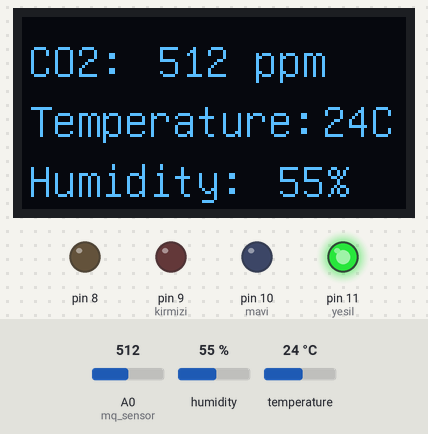
A sketch run on a simulated Arduino Uno, built with avr-gcc and run on an emulated ATmega328P. On the bench: 128×64 one-colour display, output pins drawn as LEDs (lit = HIGH). The inputs (shaded band) are chosen by the test bench; at power-on: A0 (mq_sensor) = 512, humidity 55 %, temperature 24 °C. What the sketch prints to the serial monitor is not drawn.

Above: at 2.2 s.
2.3 s: A0 (mq_sensor) set to 788
At 3.7 s:
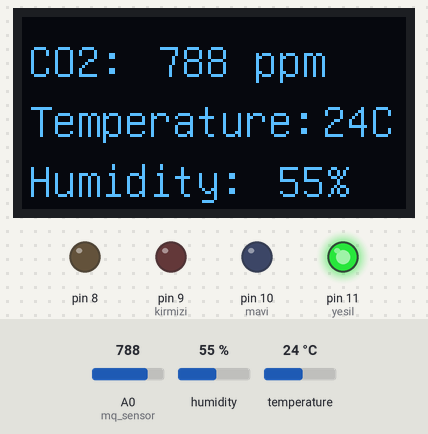
4.8 s: A0 (mq_sensor) set to 810
At 6.9 s:
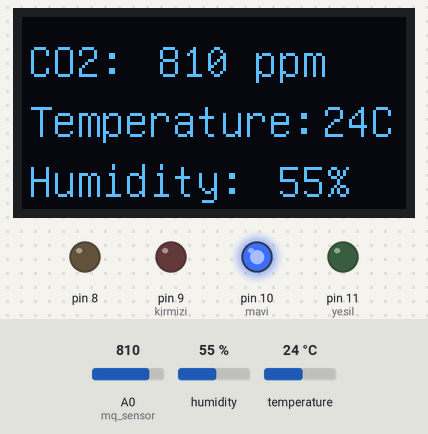
7.7 s: A0 (mq_sensor) set to 968
At 10.0 s:
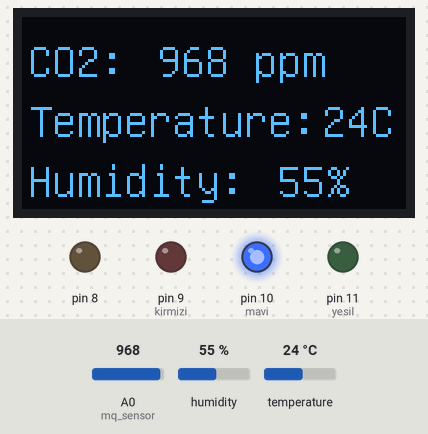
10.6 s: A0 (mq_sensor) set to 988
At 13.2 s:
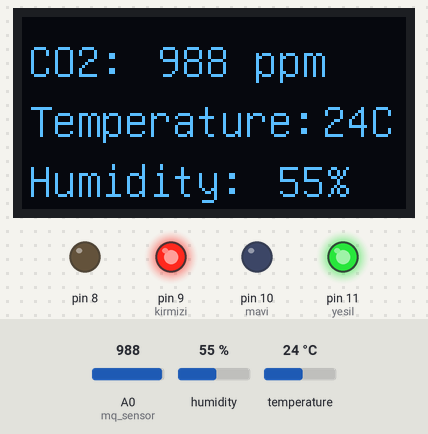
13.5 s: humidity set to 22 %
At 15.3 s:
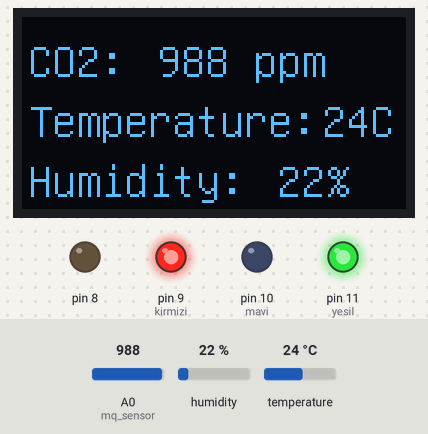
16.4 s: temperature set to 12 °C
At 18.5 s:
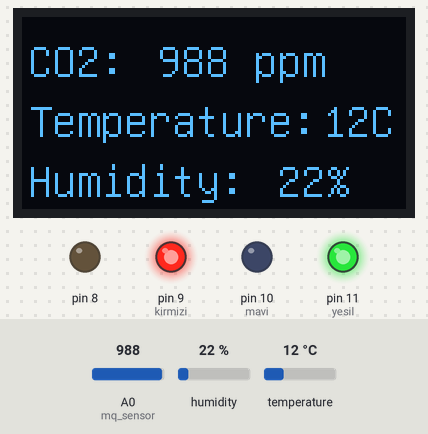
Timing chart, 0 to 20.0 s (numbered marks = the images above; inputs shaded):
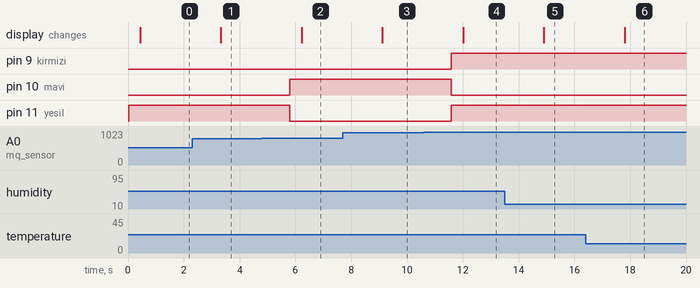

The sketch:

u8glib_co2_sicaklik_nem.ino
```cpp
///DHT11.
#include <dht11.h> // dht11 kütüphanesini ekliyoruz.
#define DHT11PIN 2 // DHT11PIN olarak Dijital 2"yi belirliyoruz.

dht11 DHT11;
///

///MQ135.
#define mq_sensor A0
int gaz_seviyesi = 0;
///

///OLED Kütüphanaleri eklendi.
#include "U8glib.h"
U8GLIB_SSD1306_128X64 u8g(U8G_I2C_OPT_NONE|U8G_I2C_OPT_DEV_0);
///

///RGB LED
#define kirmizi 9
#define yesil 11
#define mavi 10
///

int sicaklik=0, nem=0;

void ekrana_yazdir(void) {

  u8g.setFont(u8g_font_unifont);
  u8g.drawStr( 2, 20, "CO2: ");
  u8g.setPrintPos(45, 20);
  u8g.print(gaz_seviyesi);
  u8g.print(" ppm");

  u8g.drawStr( 2, 40, "Temperature: ");
  u8g.setPrintPos(100, 40);
  u8g.print(sicaklik);
  u8g.print("C");

  u8g.drawStr( 2, 60, "Humidity: ");
  u8g.setPrintPos(85, 60);
  u8g.print(nem);
  u8g.print("%");
}

void setup()
{
  Serial.begin(9600);

  ///RGB LED
  pinMode(kirmizi,OUTPUT);
  pinMode(yesil,OUTPUT);
  pinMode(mavi,OUTPUT);

  digitalWrite(kirmizi,LOW);
  digitalWrite(yesil,LOW);
  digitalWrite(mavi,LOW);
  ///

  ///OLED Kurulumu yapıldı.
  pinMode(8, OUTPUT);

  if ( u8g.getMode() == U8G_MODE_R3G3B2 ) {
    u8g.setColorIndex(255);     // white
  }
  else if ( u8g.getMode() == U8G_MODE_GRAY2BIT ) {
    u8g.setColorIndex(3);         // max intensity
  }
  else if ( u8g.getMode() == U8G_MODE_BW ) {
    u8g.setColorIndex(1);         // pixel on
  }
  else if ( u8g.getMode() == U8G_MODE_HICOLOR ) {
    u8g.setHiColorByRGB(255,255,255);
  }
  ///

}

void loop()
{
  int chk = DHT11.read(DHT11PIN);

  gaz_seviyesi = analogRead(mq_sensor);

  Serial.print("CO2: ");
  Serial.println(gaz_seviyesi);
  Serial.print("ppm");

  ///DHT11
  sicaklik = DHT11.temperature;
  nem = DHT11.humidity;

  Serial.print("Sicaklik: ");
  Serial.print(sicaklik);
  Serial.print("C, Nem: ");
  Serial.println(nem);
  ///

  if(gaz_seviyesi < 800)
  {
    Serial.println("YESİL RENK");
     digitalWrite(kirmizi,0);
    digitalWrite(yesil,255);
    digitalWrite(mavi,0);
  }
  else if(gaz_seviyesi >= 800 && gaz_seviyesi <= 975)
  {
    Serial.println("SARI-TURUNCU RENK");
    digitalWrite(kirmizi,0);
    digitalWrite(yesil,0);
    digitalWrite(mavi,255);
  }
  else if(gaz_seviyesi > 975)
  {
    Serial.println("KIRMIZI RENK");
    digitalWrite(kirmizi,255);
    digitalWrite(yesil,255);
    digitalWrite(mavi,0);
  }
  else
  {
    Serial.println("ÜRETİLEN DEĞER HATALI");
    digitalWrite(kirmizi,LOW);
    digitalWrite(yesil,LOW);
    digitalWrite(mavi,LOW);
  }

   u8g.firstPage();
   do {
      ekrana_yazdir();
    } while( u8g.nextPage() );

  delay(1000);
}
```

Measured:
- the behaviour switches between 799 and 800 on A0 (mq_sensor) (found by bisection; images 1 and 2)
- the behaviour switches between 975 and 976 on A0 (mq_sensor) (found by bisection; images 3 and 4)
- after the input at 2.3 s, the display: changes after 1.0 s (image 1)
- after the input at 4.8 s, pin 10 (mavi): LOW → HIGH after 1.0 s; pin 11 (yesil): HIGH → LOW after 1.0 s; the display: changes after 1.4 s (image 2)
- after the input at 7.7 s, the display: changes after 1.4 s (image 3)
- after the input at 10.6 s, pin 9 (kirmizi), pin 11 (yesil): LOW → HIGH after 0.99 s; pin 10 (mavi): HIGH → LOW after 0.99 s; the display: changes after 1.4 s (image 4)
- after the input at 13.5 s, the display: changes after 1.4 s (image 5)
- after the input at 16.4 s, the display: changes after 1.4 s (image 6)
